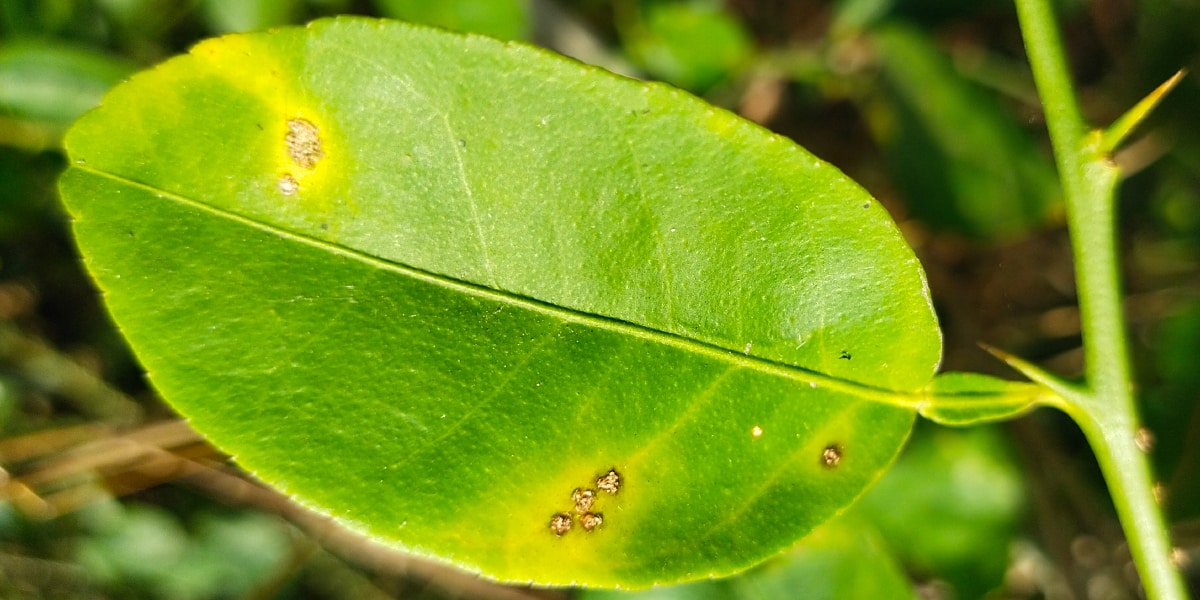
#> input picture photo4.jpg, 1200 x 600 px, given in place of photo1.jpg, which was not available
$ python prueba1.py
#> lines starting #> are read from the running program, lines starting #| are printed output that depends on the picture; after the words box and inside, x2 and y2 are one past the last pixel; in counts of white or black regions, pixels touching at a corner belong together; pictures that were not available may be replaced by others from this repository, and a replacement may not be noted
# Se me paso enviarte el código Javi
# Ya lleva las imagenes jaja

import cv2
import numpy as np

def mostrar_instrucciones():
    # Crear una imagen en blanco
    instrucciones_img = np.zeros((400, 800, 3), dtype=np.uint8)
    cv2.putText(instrucciones_img, 'Instrucciones:', (10, 30), cv2.FONT_HERSHEY_SIMPLEX, 0.8, (255, 255, 255), 2)
    cv2.putText(instrucciones_img, 'Ajusta los sliders para procesar la imagen.', (10, 70), cv2.FONT_HERSHEY_SIMPLEX, 0.7, (255, 255, 255), 1)
    cv2.putText(instrucciones_img, 'Presiona "s" para guardar la imagen procesada.', (10, 110), cv2.FONT_HERSHEY_SIMPLEX, 0.7, (255, 255, 255), 1)
    cv2.putText(instrucciones_img, 'Presiona "q" para avanzar a la siguiente imagen.', (10, 150), cv2.FONT_HERSHEY_SIMPLEX, 0.7, (255, 255, 255), 1)
    cv2.putText(instrucciones_img, 'Presiona cualquier tecla para empezar.', (10, 190), cv2.FONT_HERSHEY_SIMPLEX, 0.7, (255, 255, 255), 1)

    # Mostrar la imagen con las instrucciones
    cv2.imshow('Instrucciones', instrucciones_img)
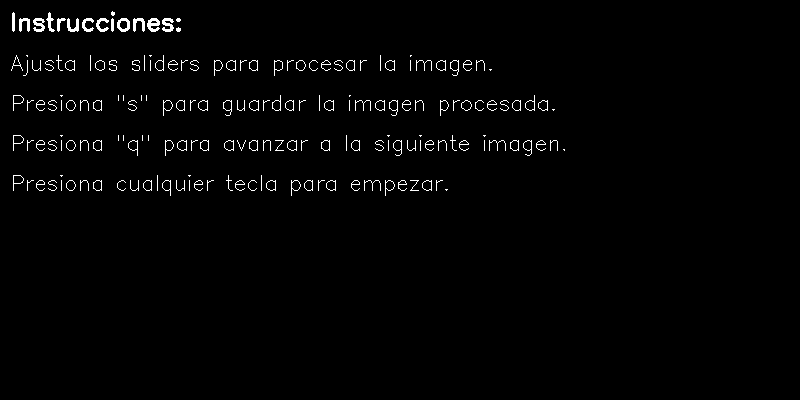
#> window 'Instrucciones': shape (400, 800, 3); 1.6% white in thin lines or dots, all inside (x1, y1, x2, y2) = (11, 11, 565, 196)
    cv2.waitKey(0)
    cv2.destroyWindow('Instrucciones')

def actualizar_binarizacion(img_gris):
    # Leer el valor del blur desde el slider
    blur_value = cv2.getTrackbarPos('Blur', 'Controles')
    # Aseguramos que el valor de blur sea impar y mayor que 1
    if blur_value > 0:
        blur_value = max(1, blur_value)
        blur_value = blur_value + 1 if blur_value % 2 == 0 else blur_value
        img_gris = cv2.medianBlur(img_gris, blur_value)

    # Leer el valor máximo desde el slider
    valor_maximo = cv2.getTrackbarPos('Valor Maximo', 'Controles')

    # Obtenemos los valores actuales de los sliders
    metodo_adaptativo = cv2.ADAPTIVE_THRESH_MEAN_C if cv2.getTrackbarPos('Método adaptativo', 'Controles') == 0 else cv2.ADAPTIVE_THRESH_GAUSSIAN_C
    tipo_umbral = cv2.THRESH_BINARY if cv2.getTrackbarPos('Tipo de umbral', 'Controles') == 0 else cv2.THRESH_BINARY_INV
    tamano_bloque = cv2.getTrackbarPos('Tamaño del bloque', 'Controles') * 2 + 1
    constante = cv2.getTrackbarPos('Constante', 'Controles')

    # Aplicar umbral adaptativo
    imagen_binarizada = cv2.adaptiveThreshold(
        img_gris, valor_maximo, metodo_adaptativo, tipo_umbral, tamano_bloque, constante
    )

    # Mostrar la imagen binarizada
    cv2.imshow('Imagen binarizada', imagen_binarizada)
    return imagen_binarizada

# Mostrar instrucciones antes de comenzar el programa
mostrar_instrucciones()

# Crear una ventana para los controles y sliders
cv2.namedWindow('Controles')
cv2.createTrackbar('Método adaptativo', 'Controles', 0, 1, lambda x: None) # 0 = inicio, 1 = fin
#> slider 'Método adaptativo' is set to 1
cv2.createTrackbar('Tipo de umbral', 'Controles', 0, 1, lambda x: None)
#> slider 'Tipo de umbral' is set to 1
cv2.createTrackbar('Tamaño del bloque', 'Controles', 7, 30, lambda x: None)
cv2.createTrackbar('Constante', 'Controles', 0, 20, lambda x: None)
#> slider 'Constante' is set to 6
cv2.createTrackbar('Blur', 'Controles', 0, 20, lambda x: None)
#> slider 'Blur' is set to 6
cv2.createTrackbar('Valor Maximo', 'Controles', 255, 255, lambda x: None)

# Iteramos desde 1 hasta 13
for i in range(1, 13):  # El 13 es exclusivo, por lo que el rango será de 1 a 13
    # Formamos el nombre del archivo dinámicamente
    filename = f"photo{i}.jpg"

    # Leemos la imagen
    imagen = cv2.imread(filename)
#> imagen is the input picture: shape (600, 1200, 3); mean B, G, R 25.1, 146.1, 115.6

    # Verificamos que la imagen se haya cargado correctamente
    if imagen is not None:
        # Convertimos la imagen a escala de grises
        img_gris = cv2.cvtColor(imagen, cv2.COLOR_BGR2GRAY)
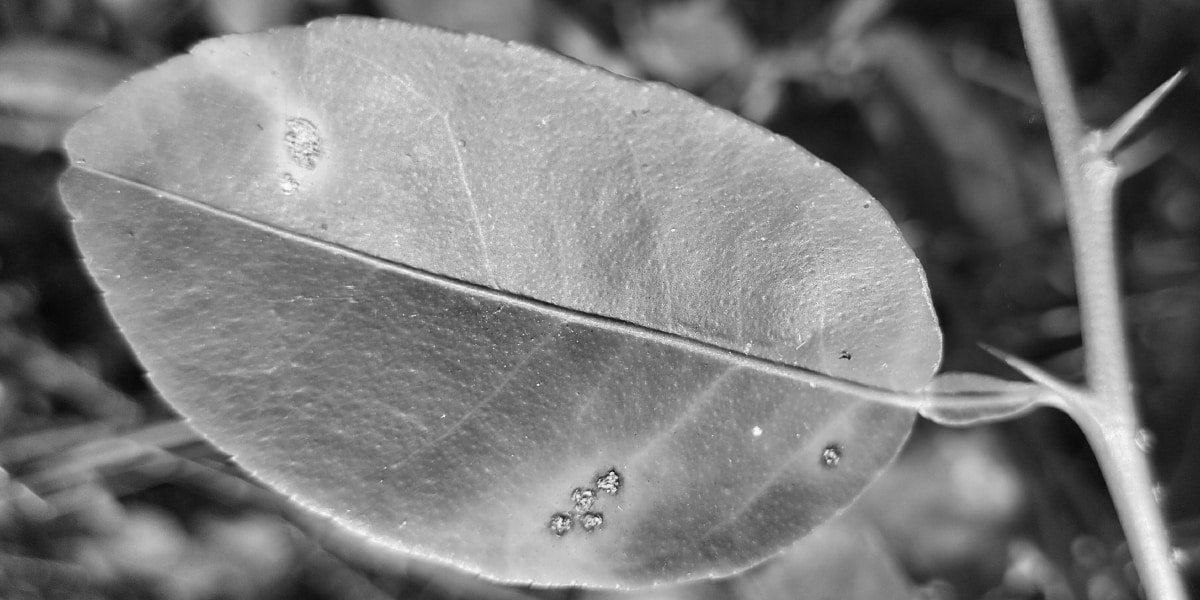
#> img_gris: shape (600, 1200); min 7, max 251, mean 123.2

        while True:
            imagen_binarizada = actualizar_binarizacion(img_gris)
#> in actualizar_binarizacion, `imagen_binarizada = cv2.adaptiveThreshold( img_gris, valor_maximo, met..`:
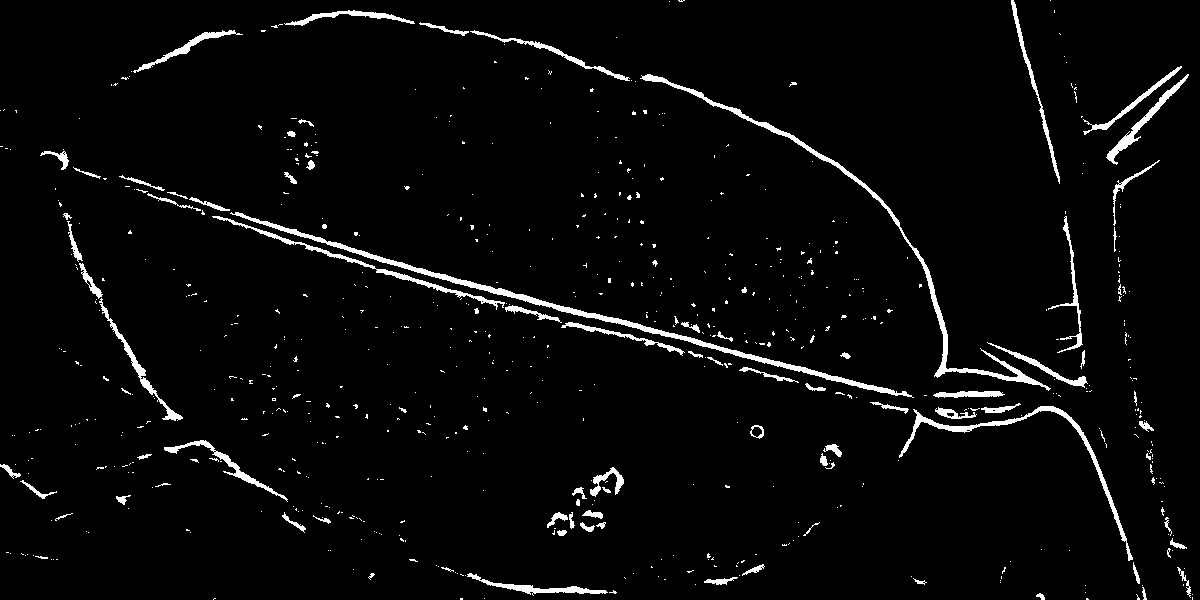
#> imagen_binarizada: shape (600, 1200); 3.4% white; 674 white regions (582 under 20 px), largest, box (x1, y1, x2, y2) and area: (230, 212, 914, 398) 3424, (640, 74, 1051, 391) 2693, (899, 406, 1133, 561) 1546
            key = cv2.waitKey(1) & 0xFF
#> (key q is pressed here)

            # Si se presiona 's', guardar la imagen
            if key == ord('s'):
                tipo_label = 'bin' if cv2.getTrackbarPos('Tipo de umbral', 'Controles') == 0 else 'bininv'
                save_filename = f"images/imagenprocesada_{i}_{tipo_label}.jpg"
                cv2.imwrite(save_filename, imagen_binarizada)
                print(f"Imagen guardada como {save_filename}")

            # Si se presiona 'q', salir del bucle
            elif key == ord('q'):
                break

    else:
        print(f"No se pudo cargar la imagen {filename}")

cv2.destroyAllWindows()  # Destruimos todas las ventanas abiertas
